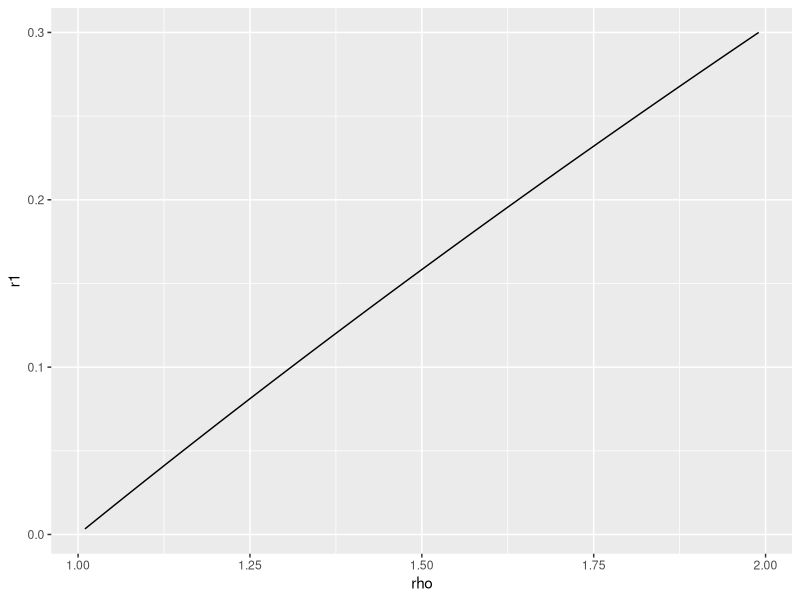
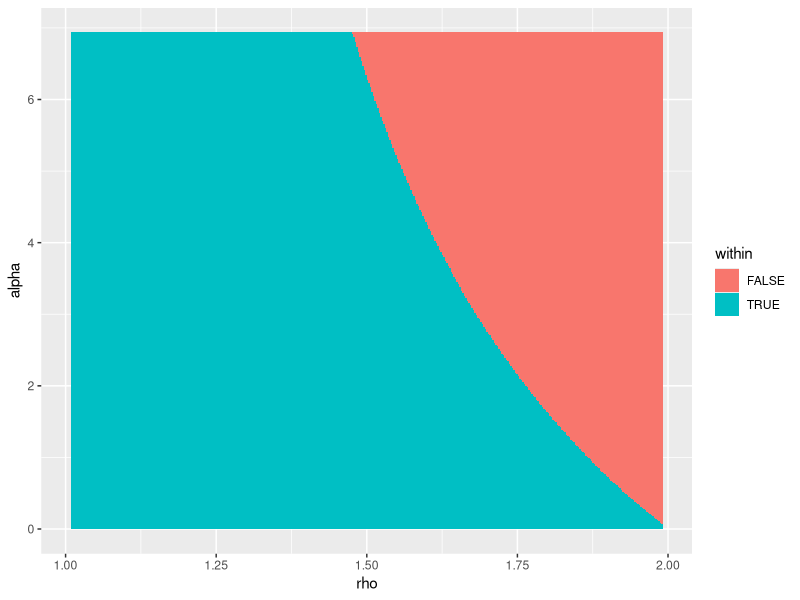
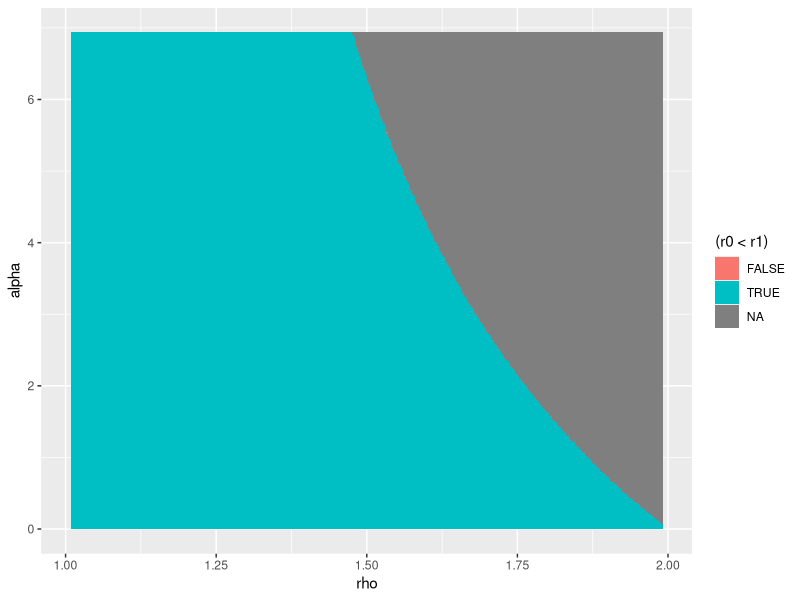

Write R code to recreate these figures, in order. (Note: this script raises an error after producing the figures.)
######## INFO ########

# PROJECT
# Replication files for: Bail out the money printer? The impact of fiscal indemnity on central bank profitability

# Authors: Dianyi Yang
# R Script
# Purpose: This script generates the numerical evaluation results for the formal model.
# Created: 24 JUL 2024
# Updated: 02 Sep 2024
# Packages used: tidyverse (2.0.0)
# Inputs: None
# Outputs: stored_output/formal_results.rds

######## SETUP ########
#setwd("~/BailoutCB") # change the working directory to your folder

need <- c('tidyverse') # list packages needed
have <- need %in% rownames(installed.packages()) # checks packages you have
if(any(!have)) install.packages(need[!have]) # install missing packages
invisible(lapply(need, library, character.only=T))

# initialise parameters
rho <- seq(1.01,1.99, length.out=396) #1.376
alpha <- seq(0.01,4*sqrt(3), length.out=400) #4*sqrt(3)
psi=1
results <- data.frame(rho=rep(rho, each=length(alpha)), alpha=rep(alpha, length(rho)))
results <- results %>% mutate(
  r1 = (-2 * psi - 1 + sqrt((2 * psi + 1)^2 - 4 * psi * ( 1 - rho ))) / (2 * psi)
)
ggplot(results, aes(x=rho, y=r1)) + geom_line() # inspect the relationship between r(x=1) and rho

# set bound
results <- results |>
  mutate(
    within = ifelse(alpha <= (4 - 2 * rho) / (psi * r1), T, F)
  )

results <- results |>
  mutate(
    r1 = ifelse(within, r1, NA)
  )

ggplot(results, aes(x=rho, y=alpha, fill=within)) + geom_tile() # check the shape of bound

# optimise over r0
get_r0 <- function(row) {
 if (row["within"] == F) {
   return(NA)
 }
 rho <- row["rho"] |> as.numeric()
 alpha <- row["alpha"] |> as.numeric()
 r1 <- row["r1"] |> as.numeric()
 gradient_0 = ( - (2 - rho)^2 / 8 ) * alpha * psi - 2 * (1- rho)
 constraint = (4 - 2 * rho) / (alpha * psi)
 if (gradient_0<0){
   r0 = ifelse(r1<=constraint, 0, 99999)
 } else{
   a= (alpha * psi )^3 / 16 + 4 * psi
   b= (2 - rho) / 8 * (alpha * psi)^2 - 4 * psi - 2
   max = (b + sqrt( b^2 - 2 * a * ( (2-rho)^2 / 8 * alpha * psi + 2 - 2 * rho ) )) / a
   if ( r1 > constraint) { #max > constraint) {
     r0 = r1
   } else{
     r0 = min(r1, max)
   }
 }
 return(r0)
}
results$r0 <- apply(results, 1, get_r0)
ggplot(results, aes(x=rho, y=alpha, fill=(r0<r1))) + geom_tile() # r(x=0)<r(x=1) for our domain


#calculate expected utility of government with indemnity
  #recall that inflation is always 2 and expected growth is also 2
  #recall that the government's utility is only determined by growth in equilibrium
#EUG1=4
#ggplot(results, aes(x=rho, y=alpha, fill=EUG1)) + geom_tile() + scale_fill_viridis_c()

#calculate expected utility of government without indemnity
get_EUG0 <- function(row) {
  if (row["within"] == F) {
    return(NA)
  }
  rho <- row["rho"] |> as.numeric()
  alpha <- row["alpha"] |> as.numeric()
  r0 <- row["r0"] |> as.numeric()
  UG1 = 3-rho+r0+psi * (r0 + 2) * r0
  if ((alpha * psi * r0)/2 > 2-rho ) {
    EUG2 = 1 / 8 * rho^2 - 1 / 2 * rho + 5 / 2
  } else {
    EUG2 = - (alpha * psi * r0)^2 / 32 + (alpha * psi * r0) / 4 - (alpha * psi * r0) * rho / 8 + 2
  }
  return (UG1+EUG2)
}

results$EUG0 <- apply(results, 1, get_EUG0) # calculate EU_G(x=0)

#####################Period 2 evalulation###############
results <- results |> mutate(
  i1 = (4 - rho + 2 * psi * r1 ) / (psi * r1 + 1),
  i0 = case_when(
    4 - rho <= 2 + alpha*psi*r0/2 ~ 2,
    4 - rho > 2 + alpha*psi*r0/2 ~ 4 - rho - (alpha * psi * r0) /2
  ),
  p1 = -psi * (i1-2) * r1,
  p0 = -psi * (i0-2) * r0,
  p1_pre = -psi * (-r1-2) * r1,,
  p0_pre = -psi * (-r0-2) * r0,
)

results <- results |> mutate(
  pi0=6-rho-i0
)
# save results
saveRDS(results, "stored_output/formal_results.rds")